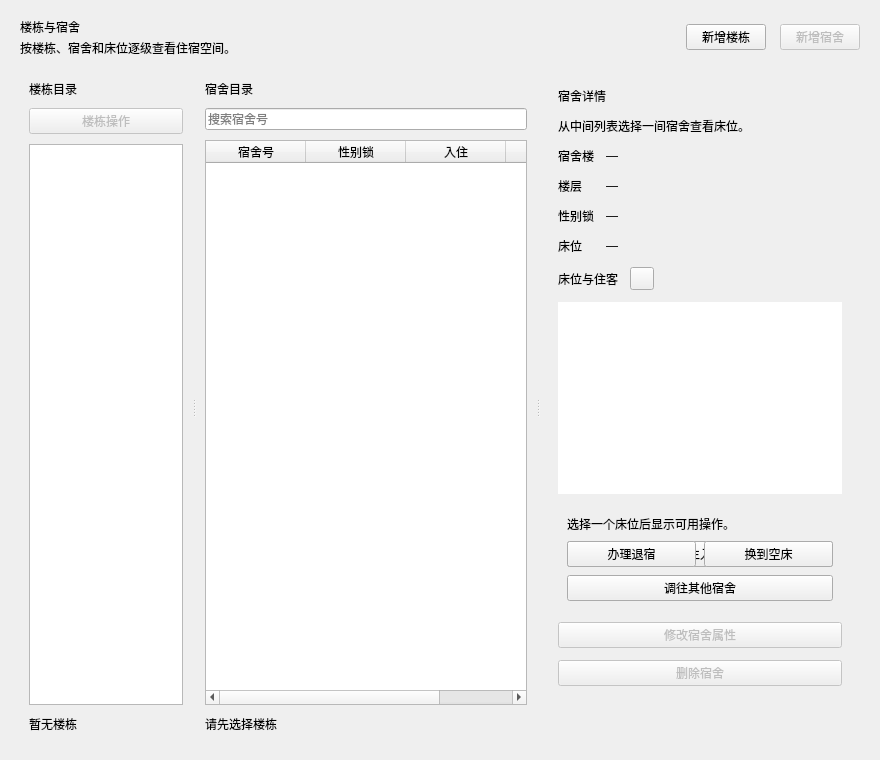
<?xml version="1.0" encoding="UTF-8"?>
<ui version="4.0">
 <class>DormResourcePage</class>
 <widget class="QWidget" name="DormResourcePage">
  <layout class="QVBoxLayout" name="resourcePageLayout" stretch="0,1">
   <property name="spacing"><number>14</number></property>
   <property name="leftMargin"><number>20</number></property><property name="topMargin"><number>18</number></property><property name="rightMargin"><number>20</number></property><property name="bottomMargin"><number>18</number></property>
   <item>
    <layout class="QHBoxLayout" name="headingLayout">
     <item>
      <layout class="QVBoxLayout" name="headingTextLayout">
       <property name="spacing"><number>3</number></property>
       <item><widget class="QLabel" name="headingLabel"><property name="text"><string>楼栋与宿舍</string></property><property name="pageHeading" stdset="0"><bool>true</bool></property></widget></item>
       <item><widget class="QLabel" name="headingDescriptionLabel"><property name="text"><string>按楼栋、宿舍和床位逐级查看住宿空间。</string></property><property name="pageDescription" stdset="0"><bool>true</bool></property></widget></item>
      </layout>
     </item>
     <item><spacer name="headingSpacer"><property name="orientation"><enum>Qt::Orientation::Horizontal</enum></property><property name="sizeHint" stdset="0"><size><width>40</width><height>20</height></size></property></spacer></item>
     <item><widget class="QPushButton" name="addBuildingButton"><property name="text"><string>新增楼栋</string></property></widget></item>
     <item><widget class="QPushButton" name="addDormButton"><property name="text"><string>新增宿舍</string></property><property name="enabled"><bool>false</bool></property><property name="primaryButton" stdset="0"><bool>true</bool></property></widget></item>
    </layout>
   </item>
   <item>
    <widget class="QSplitter" name="resourceSplitter">
     <property name="orientation"><enum>Qt::Orientation::Horizontal</enum></property>
     <property name="childrenCollapsible"><bool>false</bool></property>
     <widget class="QFrame" name="buildingPanel">
      <property name="minimumSize"><size><width>170</width><height>0</height></size></property><property name="maximumSize"><size><width>250</width><height>16777215</height></size></property><property name="resourcePanel" stdset="0"><bool>true</bool></property>
      <layout class="QVBoxLayout" name="buildingPanelLayout">
       <property name="spacing"><number>10</number></property>
       <item><widget class="QLabel" name="buildingPanelTitle"><property name="text"><string>楼栋目录</string></property><property name="detailSubheading" stdset="0"><bool>true</bool></property></widget></item>
       <item><widget class="QPushButton" name="buildingActionButton"><property name="text"><string>楼栋操作</string></property><property name="enabled"><bool>false</bool></property></widget></item>
       <item><widget class="QListWidget" name="buildingList"><property name="selectionMode"><enum>QAbstractItemView::SelectionMode::SingleSelection</enum></property><property name="spacing"><number>4</number></property></widget></item>
       <item><widget class="QLabel" name="buildingCountLabel"><property name="text"><string>暂无楼栋</string></property><property name="pageDescription" stdset="0"><bool>true</bool></property></widget></item>
      </layout>
     </widget>
     <widget class="QFrame" name="dormPanel">
      <property name="minimumSize"><size><width>340</width><height>0</height></size></property><property name="resourcePanel" stdset="0"><bool>true</bool></property>
      <layout class="QVBoxLayout" name="dormPanelLayout">
       <property name="spacing"><number>10</number></property>
       <item><widget class="QLabel" name="dormPanelTitle"><property name="text"><string>宿舍目录</string></property><property name="detailSubheading" stdset="0"><bool>true</bool></property></widget></item>
       <item><widget class="QLineEdit" name="dormSearchLineEdit"><property name="placeholderText"><string>搜索宿舍号</string></property><property name="clearButtonEnabled"><bool>true</bool></property></widget></item>
       <item>
        <widget class="QTableWidget" name="dormTable">
         <property name="alternatingRowColors"><bool>true</bool></property><property name="selectionMode"><enum>QAbstractItemView::SelectionMode::SingleSelection</enum></property><property name="selectionBehavior"><enum>QAbstractItemView::SelectionBehavior::SelectRows</enum></property><property name="editTriggers"><set>QAbstractItemView::EditTrigger::NoEditTriggers</set></property><property name="showGrid"><bool>false</bool></property>
         <property name="columnCount"><number>4</number></property>
         <column><property name="text"><string>宿舍号</string></property></column><column><property name="text"><string>性别锁</string></property></column><column><property name="text"><string>入住</string></property></column><column><property name="text"><string>状态</string></property></column>
        </widget>
       </item>
       <item><widget class="QLabel" name="dormCountLabel"><property name="text"><string>请先选择楼栋</string></property><property name="pageDescription" stdset="0"><bool>true</bool></property></widget></item>
      </layout>
     </widget>
     <widget class="QFrame" name="dormDetailPanel">
      <property name="minimumSize"><size><width>320</width><height>0</height></size></property><property name="maximumSize"><size><width>460</width><height>16777215</height></size></property><property name="detailPanel" stdset="0"><bool>true</bool></property>
      <layout class="QVBoxLayout" name="dormDetailLayout">
       <property name="spacing"><number>12</number></property><property name="leftMargin"><number>18</number></property><property name="topMargin"><number>16</number></property><property name="rightMargin"><number>18</number></property><property name="bottomMargin"><number>16</number></property>
       <item><widget class="QLabel" name="dormDetailTitle"><property name="text"><string>宿舍详情</string></property><property name="detailHeading" stdset="0"><bool>true</bool></property></widget></item>
       <item><widget class="QLabel" name="dormDetailHint"><property name="text"><string>从中间列表选择一间宿舍查看床位。</string></property><property name="wordWrap"><bool>true</bool></property><property name="pageDescription" stdset="0"><bool>true</bool></property></widget></item>
       <item>
        <widget class="QWidget" name="dormDetailContent">
         <property name="visible"><bool>false</bool></property>
         <layout class="QVBoxLayout" name="dormDetailContentLayout">
          <property name="spacing"><number>12</number></property><property name="leftMargin"><number>0</number></property><property name="topMargin"><number>0</number></property><property name="rightMargin"><number>0</number></property><property name="bottomMargin"><number>0</number></property>
          <item>
           <layout class="QFormLayout" name="dormSummaryLayout">
            <item row="0" column="0"><widget class="QLabel" name="buildingTitleLabel"><property name="text"><string>宿舍楼</string></property></widget></item><item row="0" column="1"><widget class="QLabel" name="buildingValueLabel"><property name="text"><string>—</string></property></widget></item>
            <item row="1" column="0"><widget class="QLabel" name="floorTitleLabel"><property name="text"><string>楼层</string></property></widget></item><item row="1" column="1"><widget class="QLabel" name="floorValueLabel"><property name="text"><string>—</string></property></widget></item>
            <item row="2" column="0"><widget class="QLabel" name="genderLockTitleLabel"><property name="text"><string>性别锁</string></property></widget></item><item row="2" column="1"><widget class="QLabel" name="genderLockValueLabel"><property name="text"><string>—</string></property></widget></item>
            <item row="3" column="0"><widget class="QLabel" name="capacityTitleLabel"><property name="text"><string>床位</string></property></widget></item><item row="3" column="1"><widget class="QLabel" name="capacityValueLabel"><property name="text"><string>—</string></property></widget></item>
           </layout>
          </item>
          <item><layout class="QHBoxLayout" name="bedAreaHeadingLayout"><item><widget class="QLabel" name="bedAreaTitle"><property name="text"><string>床位与住客</string></property><property name="detailSubheading" stdset="0"><bool>true</bool></property></widget></item><item><widget class="infobutton" name="bedAreaInfoButton"><property name="toolTip"><string>床位号从1开始；空床显示“空闲”，床位学号找不到学生本体时显示“记录异常”。</string></property></widget></item><item><spacer name="bedAreaHeadingSpacer"><property name="orientation"><enum>Qt::Orientation::Horizontal</enum></property><property name="sizeHint" stdset="0"><size><width>20</width><height>20</height></size></property></spacer></item></layout></item>
          <item>
           <widget class="QTableView" name="bedTableView">
            <property name="sizePolicy"><sizepolicy hsizetype="Expanding" vsizetype="Expanding"><horstretch>0</horstretch><verstretch>1</verstretch></sizepolicy></property>
            <property name="minimumSize"><size><width>0</width><height>120</height></size></property>
            <property name="frameShape"><enum>QFrame::Shape::NoFrame</enum></property>
             <property name="horizontalScrollBarPolicy"><enum>Qt::ScrollBarPolicy::ScrollBarAlwaysOff</enum></property><property name="selectionMode"><enum>QAbstractItemView::SelectionMode::SingleSelection</enum></property><property name="selectionBehavior"><enum>QAbstractItemView::SelectionBehavior::SelectItems</enum></property><property name="editTriggers"><set>QAbstractItemView::EditTrigger::NoEditTriggers</set></property><property name="showGrid"><bool>true</bool></property><property name="wordWrap"><bool>true</bool></property>
           </widget>
          </item>
           <item><widget class="QFrame" name="bedActionFrame"><property name="detailPanel" stdset="0"><bool>true</bool></property><layout class="QGridLayout" name="bedActionLayout"><property name="spacing"><number>8</number></property><item row="0" column="0" colspan="2"><widget class="QLabel" name="bedSelectionLabel"><property name="text"><string>选择一个床位后显示可用操作。</string></property><property name="wordWrap"><bool>true</bool></property></widget></item><item row="1" column="0" colspan="2"><widget class="QPushButton" name="assignSelectedBedButton"><property name="text"><string>安排学生入住此床</string></property><property name="visible"><bool>false</bool></property><property name="primaryButton" stdset="0"><bool>true</bool></property></widget></item><item row="1" column="0"><widget class="QPushButton" name="removeSelectedBedButton"><property name="text"><string>办理退宿</string></property><property name="visible"><bool>false</bool></property></widget></item><item row="1" column="1"><widget class="QPushButton" name="moveWithinDormButton"><property name="text"><string>换到空床</string></property><property name="visible"><bool>false</bool></property></widget></item><item row="2" column="0" colspan="2"><widget class="QPushButton" name="moveToOtherDormButton"><property name="text"><string>调往其他宿舍</string></property><property name="visible"><bool>false</bool></property><property name="primaryButton" stdset="0"><bool>true</bool></property></widget></item></layout></widget></item>
           <item><widget class="QPushButton" name="editDormButton"><property name="text"><string>修改宿舍属性</string></property><property name="enabled"><bool>false</bool></property></widget></item>
          <item><widget class="QPushButton" name="removeDormButton"><property name="text"><string>删除宿舍</string></property><property name="enabled"><bool>false</bool></property></widget></item>
         </layout>
        </widget>
       </item>
       <item><spacer name="detailSpacer"><property name="orientation"><enum>Qt::Orientation::Vertical</enum></property><property name="sizeHint" stdset="0"><size><width>20</width><height>40</height></size></property></spacer></item>
      </layout>
     </widget>
    </widget>
   </item>
  </layout>
 </widget>
 <customwidgets><customwidget><class>infobutton</class><extends>QToolButton</extends><header>ui/infobutton.h</header></customwidget></customwidgets>
 <resources/>
 <connections/>
</ui>
